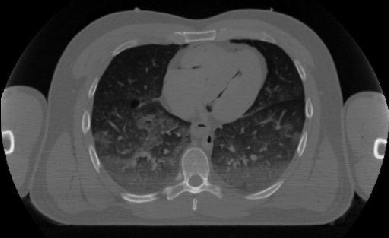
%> input picture 增强算法/Histogram-Equalization-Logarithmic-Mapping-Image-Rotation-Gaussian-Averaging-Filter-Median-Filter-master/ImageRotation/ct_scan.pnm, 389 x 238 px
$ octave ImageRotationInbuilt.m   (GNU Octave 9; MATLAB toolbox functions it lacks are replaced by stand-ins)
%> lines starting %> are read from the running program, lines starting %| are printed output that depends on the picture
% Flush out the MATLAB.
close all;
clc;
clear all;


% Read the desired image file.
ImageData=imread('ct_scan.pnm');
%> ImageData is the input picture: size 238x389x3 uint8; min 0, max 244, mean 64.6


% Display the original image.
figure,imshow(ImageData);
title(' Original Image: ');


% Take the input of the angle from user.
Angle = input('Enter the Angle = ');
%> the answer given: 30


% Image rotation implementation.
OutputImage = imrotate(ImageData,Angle);
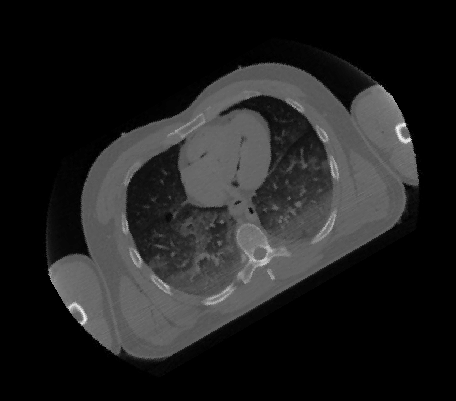
%> OutputImage: size 401x456x3 uint8; min 0, max 241, mean 32.7


% Display the output image.
figure, imshow(OutputImage);
title(' Final Image: ');


% Add noise to oriiginal image.
ImageDataNoise = imnoise(ImageData,'Salt & Pepper', 0.04);
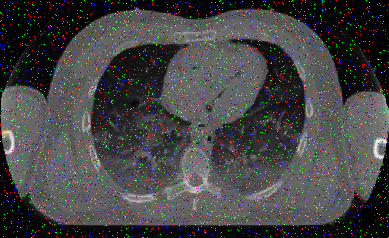
%> ImageDataNoise: size 238x389x3 uint8; mean R, G, B 67.1, 67.1, 67


% Display the original image with noise.
figure,imshow(ImageDataNoise);
title(' Original Image with noise: ');


% Image rotation implementation.
OutputImageWithNoise = imrotate(ImageDataNoise,Angle);
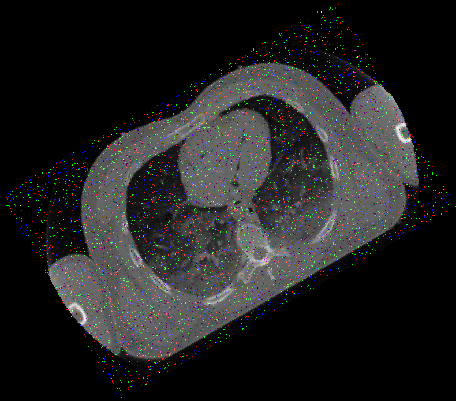
%> OutputImageWithNoise: size 401x456x3 uint8; mean R, G, B 33.9, 34, 34


% Display the output image.
figure,imshow(OutputImageWithNoise);
title(' Final Image(with noise): ');
